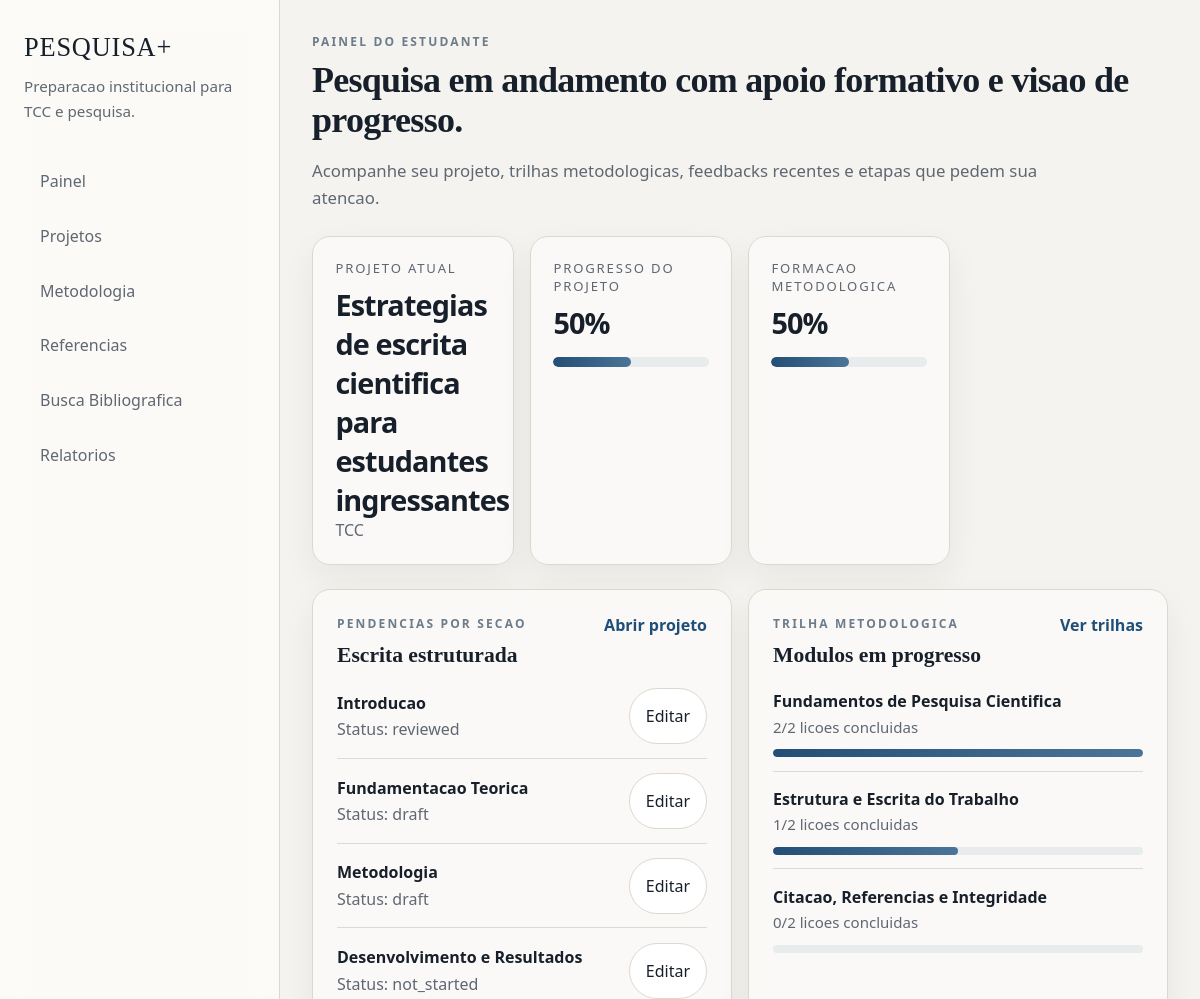
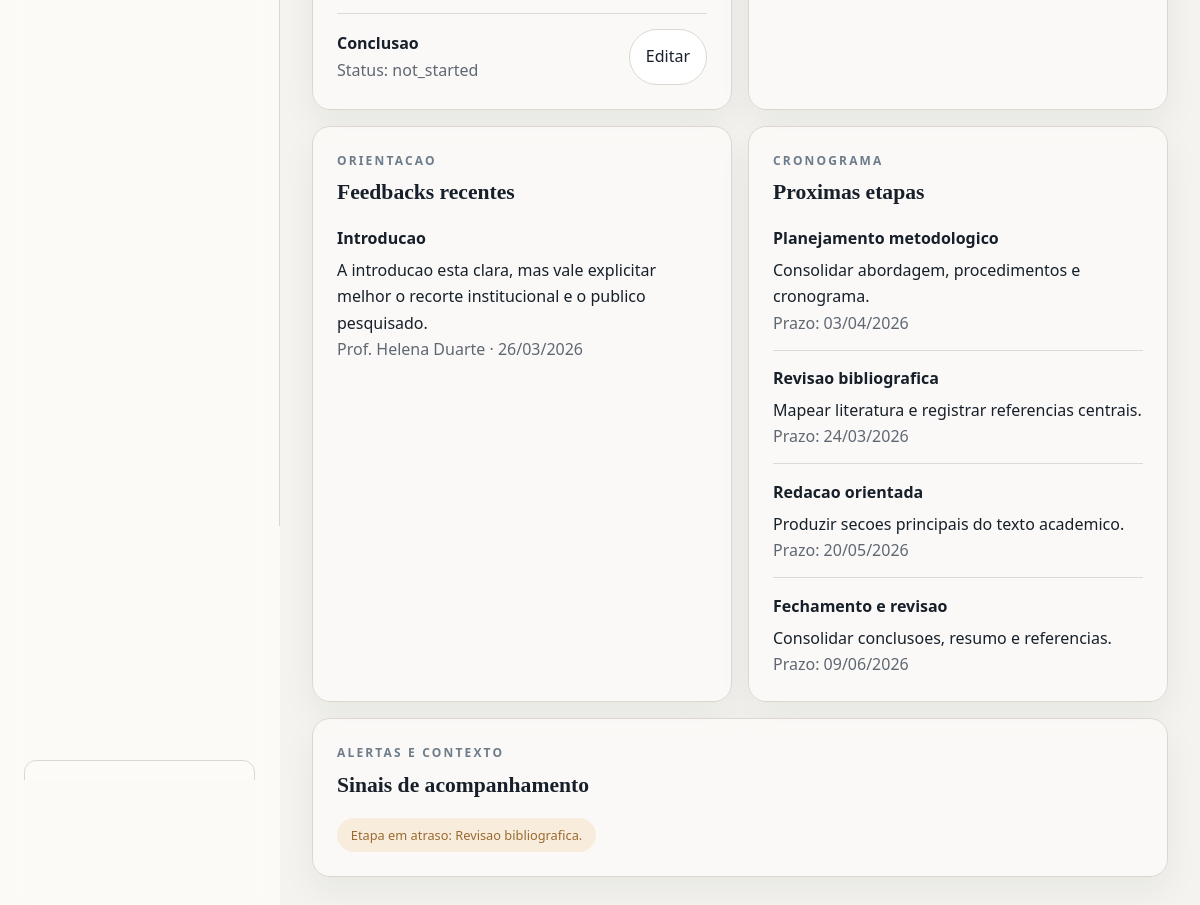
The app's page /dashboard (signed in) with its own data (2 pictures, top to bottom).
### app/models/domain.py (models this page shows, shortened)
class ResearchProject(db.Model):
    __tablename__ = "research_projects"
    id = db.Column(db.Integer, primary_key=True)
    student_id = db.Column(db.Integer, db.ForeignKey("users.id"), nullable=False)
    advisor_id = db.Column(db.Integer, db.ForeignKey("users.id"))
    project_type = db.Column(db.String(40), default="TCC", nullable=False)
    title = db.Column(db.String(180), nullable=False)
    thematic_area = db.Column(db.String(120))
    theme = db.Column(db.Text)
    research_problem = db.Column(db.Text)
    hypothesis = db.Column(db.Text)
    general_objective = db.Column(db.Text)
    specific_objectives = db.Column(db.Text)
    justification = db.Column(db.Text)
    methodology_summary = db.Column(db.Text)
    keywords = db.Column(db.String(255))
    course_name = db.Column(db.String(120))
    status = db.Column(db.String(40), default="planning", nullable=False)
    start_date = db.Column(db.Date, default=date.today, nullable=False)
    target_completion_date = db.Column(db.Date)
    created_at = db.Column(db.DateTime, default=utcnow, nullable=False)
    updated_at = db.Column(db.DateTime, default=utcnow, onupdate=utcnow, nullable=False)
    student = db.relationship("User", back_populates="student_projects", foreign_keys=[student_id])
    advisor = db.relationship("User", back_populates="advised_projects", foreign_keys=[advisor_id])
    sections = db.relationship(
        "ProjectSection",
        back_populates="project",
        cascade="all, delete-orphan",
        order_by="ProjectSection.display_order",
    )
    stages = db.relationship(
        "ResearchStage",
        back_populates="project",
        cascade="all, delete-orphan",
        order_by="ResearchStage.stage_order",
    )
    deadlines = db.relationship(
        "Deadline",
        back_populates="project",
        cascade="all, delete-orphan",
        order_by="Deadline.due_date",
    )
    references = db.relationship("ReferenceItem", back_populates="project", cascade="all, delete-orphan")
    bibliographic_searches = db.relationship(
        "BibliographicSearch",
        back_populates="project",
        cascade="all, delete-orphan",
        order_by="BibliographicSearch.updated_at.desc()",
    )
    progress_records = db.relationship(
        "ProgressRecord",
        back_populates="project",
        cascade="all, delete-orphan",
        order_by="ProgressRecord.recorded_at.desc()",
    )
    section_feedbacks = db.relationship("SectionFeedback", back_populates="project", cascade="all, delete-orphan")
    advisor_comments = db.relationship("AdvisorComment", back_populates="project", cascade="all, delete-orphan")
    alerts = db.relationship("RiskAlert", back_populates="project", cascade="all, delete-orphan")

class ProjectSection(db.Model):
    __tablename__ = "project_sections"
    id = db.Column(db.Integer, primary_key=True)
    project_id = db.Column(db.Integer, db.ForeignKey("research_projects.id"), nullable=False)
    key = db.Column(db.String(40), nullable=False)
    title = db.Column(db.String(120), nullable=False)
    content = db.Column(db.Text)
    status = db.Column(db.String(30), default="not_started", nullable=False)
    word_count = db.Column(db.Integer, default=0, nullable=False)
    display_order = db.Column(db.Integer, default=0, nullable=False)
    last_submitted_at = db.Column(db.DateTime)
    updated_at = db.Column(db.DateTime, default=utcnow, onupdate=utcnow, nullable=False)
    __table_args__ = (db.UniqueConstraint("project_id", "key", name="uq_project_section_key"),)
    project = db.relationship("ResearchProject", back_populates="sections")
    revisions = db.relationship(
        "SectionRevision",
        back_populates="section",
        cascade="all, delete-orphan",
        order_by="SectionRevision.version_number.desc()",
    )
    feedbacks = db.relationship(
        "SectionFeedback",
        back_populates="section",
        cascade="all, delete-orphan",
        order_by="SectionFeedback.created_at.desc()",
    )
    references = db.relationship("ReferenceItem", secondary=section_references, back_populates="sections")

class MethodologyModule(db.Model):
    __tablename__ = "methodology_modules"
    id = db.Column(db.Integer, primary_key=True)
    slug = db.Column(db.String(60), unique=True, nullable=False)
    title = db.Column(db.String(120), nullable=False)
    overview = db.Column(db.Text)
    order_index = db.Column(db.Integer, default=0, nullable=False)
    lessons = db.relationship(
        "ModuleLesson",
        back_populates="module",
        cascade="all, delete-orphan",
        order_by="ModuleLesson.order_index",
    )

class SectionFeedback(db.Model):
    __tablename__ = "section_feedbacks"
    id = db.Column(db.Integer, primary_key=True)
    project_id = db.Column(db.Integer, db.ForeignKey("research_projects.id"), nullable=False)
    section_id = db.Column(db.Integer, db.ForeignKey("project_sections.id"), nullable=False)
    advisor_id = db.Column(db.Integer, db.ForeignKey("users.id"), nullable=False)
    message = db.Column(db.Text, nullable=False)
    status_tag = db.Column(db.String(40), default="guidance", nullable=False)
    created_at = db.Column(db.DateTime, default=utcnow, nullable=False)
    project = db.relationship("ResearchProject", back_populates="section_feedbacks")
    section = db.relationship("ProjectSection", back_populates="feedbacks")
    advisor = db.relationship("User")

class User(UserMixin, db.Model):
    __tablename__ = "users"
    id = db.Column(db.Integer, primary_key=True)
    full_name = db.Column(db.String(120), nullable=False)
    email = db.Column(db.String(120), unique=True, nullable=False, index=True)
    password_hash = db.Column(db.String(255), nullable=False)
    role_id = db.Column(db.Integer, db.ForeignKey("roles.id"), nullable=False)
    course_name = db.Column(db.String(120))
    institution = db.Column(db.String(120))
    created_at = db.Column(db.DateTime, default=utcnow, nullable=False)
    last_login_at = db.Column(db.DateTime)
    is_active_user = db.Column(db.Boolean, default=True, nullable=False)
    role = db.relationship("Role", back_populates="users")
    student_profile = db.relationship("StudentProfile", back_populates="user", uselist=False)
    teacher_profile = db.relationship("TeacherProfile", back_populates="user", uselist=False)
    student_projects = db.relationship(
        "ResearchProject",
        back_populates="student",
        foreign_keys="ResearchProject.student_id",
    )
    advised_projects = db.relationship(
        "ResearchProject",
        back_populates="advisor",
        foreign_keys="ResearchProject.advisor_id",
    )
    audit_logs = db.relationship("AuditLog", back_populates="user")
    report_snapshots = db.relationship("ReportSnapshot", back_populates="generated_by")
    @property
    def role_slug(self):
        return self.role.slug if self.role else None
    @property
    def active_project(self):
        if not self.student_projects:
            return None
        return sorted(self.student_projects, key=lambda item: item.updated_at or item.created_at, reverse=True)[0]
    @property
    def is_active(self):
        return self.is_active_user

class ResearchStage(db.Model):
    __tablename__ = "research_stages"
    id = db.Column(db.Integer, primary_key=True)
    project_id = db.Column(db.Integer, db.ForeignKey("research_projects.id"), nullable=False)
    title = db.Column(db.String(120), nullable=False)
    description = db.Column(db.Text)
    stage_order = db.Column(db.Integer, default=0, nullable=False)
    due_date = db.Column(db.Date)
    completed_at = db.Column(db.DateTime)
    status = db.Column(db.String(30), default="pending", nullable=False)
    project = db.relationship("ResearchProject", back_populates="stages")
    checklist_items = db.relationship(
        "StageChecklistItem",
        back_populates="stage",
        cascade="all, delete-orphan",
        order_by="StageChecklistItem.id",
    )

class RiskAlert(db.Model):
    __tablename__ = "risk_alerts"
    id = db.Column(db.Integer, primary_key=True)
    project_id = db.Column(db.Integer, db.ForeignKey("research_projects.id"), nullable=False)
    alert_type = db.Column(db.String(40), nullable=False)
    message = db.Column(db.String(255), nullable=False)
    severity = db.Column(db.String(20), default="info", nullable=False)
    is_active = db.Column(db.Boolean, default=True, nullable=False)
    created_at = db.Column(db.DateTime, default=utcnow, nullable=False)
    project = db.relationship("ResearchProject", back_populates="alerts")

### app/main/routes.py (the view)
@main_bp.route("/dashboard")
@login_required
def dashboard():
    if current_user.role_slug == "student":
        return render_template("main/student_dashboard.html", data=student_dashboard_data(current_user))
    if current_user.role_slug == "advisor":
        return redirect(url_for("advisor.dashboard"))
    return redirect(url_for("admin.dashboard"))

### app/templates/main/student_dashboard.html (shortened to what this page needs)
{% extends 'base.html' %}
{% block content %}
<section class="page-shell">
    <div class="page-header">
        <p class="eyebrow">Painel do estudante</p>
        <h1 class="page-title">Pesquisa em andamento com apoio formativo e visao de progresso.</h1>
        <p class="page-subtitle">Acompanhe seu projeto, trilhas metodologicas, feedbacks recentes e etapas que pedem sua atencao.</p>
    </div>
    <div class="metric-grid">
        <article class="metric-card">
            <span class="metric-label">Projeto atual</span>
            <strong class="metric-value">{{ data.project.title if data.project else 'Nenhum projeto iniciado' }}</strong>
            <span class="metric-note">{{ data.project.project_type if data.project else 'Crie um projeto para iniciar o fluxo.' }}</span>
        </article>
        <article class="metric-card">
            <span class="metric-label">Progresso do projeto</span>
            <strong class="metric-value">{{ data.project_progress }}%</strong>
            <div class="progress-bar"><span style="width: {{ data.project_progress }}%"></span></div>
        </article>
        <article class="metric-card">
            <span class="metric-label">Formacao metodologica</span>
            <strong class="metric-value">{{ data.methodology_progress }}%</strong>
            <div class="progress-bar"><span style="width: {{ data.methodology_progress }}%"></span></div>
        </article>
    </div>
    <div class="content-grid">
        <section class="panel">
            <div class="panel-heading">
                <div>
                    <p class="panel-label">Pendencias por secao</p>
                    <h2 class="panel-title">Escrita estruturada</h2>
                </div>
                {% if data.project %}
                    <a href="{{ url_for('projects.detail', project_id=data.project.id) }}" class="text-link">Abrir projeto</a>
                {% endif %}
            </div>
            {% if data.pending_sections %}
                <ul class="clean-list">
                    {% for section in data.pending_sections %}
                        <li class="list-row">
                            <div>
                                <strong>{{ section.title }}</strong>
                                <span class="muted">Status: {{ section.status }}</span>
                            </div>
                            <a href="{{ url_for('projects.section_editor', project_id=section.project_id, section_key=section.key) }}" class="button button-tertiary">Editar</a>
                        </li>
                    {% endfor %}
                </ul>
            {% else %}
                <p class="empty-copy">As secoes aprovadas ou ainda nao iniciadas aparecerao aqui conforme seu trabalho avancar.</p>
            {% endif %}
        </section>
        <section class="panel">
            <div class="panel-heading">
                <div>
                    <p class="panel-label">Trilha metodologica</p>
                    <h2 class="panel-title">Modulos em progresso</h2>
                </div>
                <a href="{{ url_for('methodology.index') }}" class="text-link">Ver trilhas</a>
            </div>
            <ul class="clean-list">
                {% for item in data.catalog %}
                    <li class="list-block">
                        <div class="list-meta">
                            <strong>{{ item.module.title }}</strong>
                            <span>{{ item.completed }}/{{ item.total }} licoes concluidas</span>
                        </div>
                        <div class="progress-bar compact"><span style="width: {{ item.progress }}%"></span></div>
                    </li>
                {% endfor %}
            </ul>
        </section>
        <section class="panel">
            <div class="panel-heading">
                <div>
                    <p class="panel-label">Orientacao</p>
                    <h2 class="panel-title">Feedbacks recentes</h2>
                </div>
            </div>
            {% if data.recent_feedback %}
                <ul class="clean-list">
                    {% for feedback in data.recent_feedback %}
                        <li class="list-block">
                            <strong>{{ feedback.section.title }}</strong>
                            <p>{{ feedback.message }}</p>
                            <span class="muted">{{ feedback.advisor.full_name }} · {{ feedback.created_at.strftime('%d/%m/%Y') }}</span>
                        </li>
                    {% endfor %}
                </ul>
            {% else %}
                <p class="empty-copy">Os feedbacks enviados pelo orientador serao listados aqui.</p>
            {% endif %}
        </section>
        <section class="panel">
            <div class="panel-heading">
                <div>
                    <p class="panel-label">Cronograma</p>
                    <h2 class="panel-title">Proximas etapas</h2>
                </div>
            </div>
            {% if data.next_stages %}
                <ul class="clean-list">
                    {% for stage in data.next_stages %}
                        <li class="list-block">
                            <strong>{{ stage.title }}</strong>
                            <p>{{ stage.description }}</p>
                            <span class="muted">Prazo: {{ stage.due_date.strftime('%d/%m/%Y') if stage.due_date else 'sem data' }}</span>
                        </li>
                    {% endfor %}
                </ul>
            {% endif %}
        </section>
        <section class="panel panel-full">
            <div class="panel-heading">
                <div>
                    <p class="panel-label">Alertas e contexto</p>
                    <h2 class="panel-title">Sinais de acompanhamento</h2>
                </div>
            </div>
            {% if data.active_alerts %}
                <div class="tag-row">
                    {% for alert in data.active_alerts %}
                        <span class="badge badge-{{ alert.severity }}">{{ alert.message }}</span>
                    {% endfor %}
                </div>
            {% else %}
                <p class="empty-copy">Sem alertas ativos neste momento.</p>
            {% endif %}
        </section>
    </div>
</section>
{% endblock %}

### records on screen
ResearchProject: project "Estrategias de escrita cientifica para estudantes ingressantes", project "TCC"
ProjectSection: title "Introducao", status "reviewed"
ProjectSection: title "Fundamentacao Teorica", status "draft"
ProjectSection: title "Metodologia", status "draft"
ProjectSection: title "Desenvolvimento e Resultados", status "not_started"
ProjectSection: title "Conclusao", status "not_started"
MethodologyModule: module "Fundamentos de Pesquisa Cientifica"
MethodologyModule: module "Estrutura e Escrita do Trabalho"
MethodologyModule: module "Citacao, Referencias e Integridade"
SectionFeedback: section "Introducao", message "A introducao esta clara, mas vale explicitar melhor o recorte institucional e o publico pesquisado.", advisor.full_name "Prof. Helena Duarte", created_at "26/03/2026"
ResearchStage: title "Planejamento metodologico", description "Consolidar abordagem, procedimentos e cronograma.", due_date "03/04/2026"
ResearchStage: title "Revisao bibliografica", description "Mapear literatura e registrar referencias centrais.", due_date "24/03/2026"
ResearchStage: title "Redacao orientada", description "Produzir secoes principais do texto academico.", due_date "20/05/2026"
ResearchStage: title "Fechamento e revisao", description "Consolidar conclusoes, resumo e referencias.", due_date "09/06/2026"
RiskAlert: message "Etapa em atraso: Revisao bibliografica."

### other values on screen
{{ app_name }} "PESQUISA+"
{{ data.project_progress }} "50"
{{ data.methodology_progress }} "50"
{{ item.completed }} "2" "1" "0"
{{ item.total }} "2" "2" "2"
